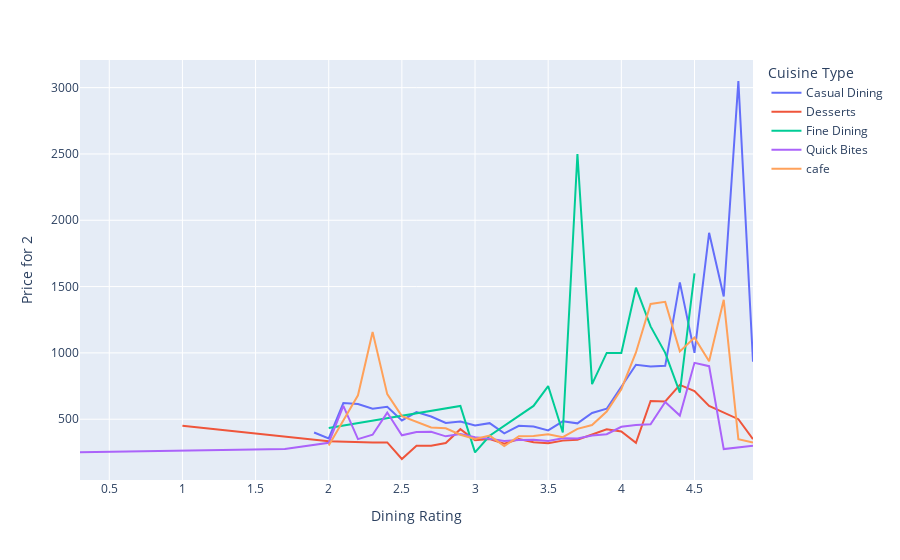

Notebook source saved alongside this figure:
### Code cell
fig.show()

### Figure 1 — Plotly figure (JSON) as saved in the notebook; plotly's stock layout.template omitted (floating-point values rounded to 4 significant figures)
{"data": [{"hovertemplate": "Cuisine Type=Casual Dining<br>Dining Rating=%{x}<br>Price for 2=%{y}<extra></extra>", "legendgroup": "Casual Dining", "line": {"color": "#636efa", "dash": "solid"}, "marker": {"symbol": "circle"}, "mode": "lines", "name": "Casual Dining", "orientation": "v", "showlegend": true, "x": [1.9, 2, 2.1, 2.2, 2.3, 2.4, 2.5, 2.6, 2.7, 2.8, 2.9, 3, 3.1, 3.2, 3.3, 3.4, 3.5, 3.6, 3.7, 3.8, 3.9, 4, 4.1, 4.2, 4.3, 4.4, 4.5, 4.6, 4.7, 4.8, 4.9], "xaxis": "x", "y": [400, 355.0, 622.2, 614.3, 579.4, 593.5, 490.5, 553.8, 520.2, 472.3, 481.9, 452.8, 470.3, 393.6, 450.5, 444.4, 415.6, 484.1, 468.9, 547.0, 579.0, 748.0, 911.1, 898.2, 902.5, 1532.0, 1000, 1906.0, 1425, 3050, 933.3], "yaxis": "y", "type": "scatter"}, {"hovertemplate": "Cuisine Type=Desserts<br>Dining Rating=%{x}<br>Price for 2=%{y}<extra></extra>", "legendgroup": "Desserts", "line": {"color": "#EF553B", "dash": "solid"}, "marker": {"symbol": "circle"}, "mode": "lines", "name": "Desserts", "orientation": "v", "showlegend": true, "x": [1, 2, 2.3, 2.4, 2.5, 2.6, 2.7, 2.8, 2.9, 3, 3.1, 3.2, 3.3, 3.4, 3.5, 3.6, 3.7, 3.8, 3.9, 4, 4.1, 4.2, 4.3, 4.4, 4.5, 4.6, 4.8, 4.9], "xaxis": "x", "y": [450, 334.1, 325, 325, 200, 300, 300, 320.8, 425, 341.5, 350, 314.6, 350, 325.9, 318.2, 338.5, 345.7, 381.8, 423.8, 407.7, 321.4, 637.5, 633.3, 758.3, 712.5, 600, 500, 350], "yaxis": "y", "type": "scatter"}, {"hovertemplate": "Cuisine Type=Fine Dining<br>Dining Rating=%{x}<br>Price for 2=%{y}<extra></extra>", "legendgroup": "Fine Dining", "line": {"color": "#00cc96", "dash": "solid"}, "marker": {"symbol": "circle"}, "mode": "lines", "name": "Fine Dining", "orientation": "v", "showlegend": true, "x": [2, 2.9, 3, 3.1, 3.4, 3.5, 3.6, 3.7, 3.8, 3.9, 4, 4.1, 4.2, 4.3, 4.4, 4.5], "xaxis": "x", "y": [433.3, 600, 250, 375, 600, 750, 400, 2500, 764.3, 1000, 1000, 1492.0, 1200, 1000, 700, 1600], "yaxis": "y", "type": "scatter"}, {"hovertemplate": "Cuisine Type=Quick Bites<br>Dining Rating=%{x}<br>Price for 2=%{y}<extra></extra>", "legendgroup": "Quick Bites", "line": {"color": "#ab63fa", "dash": "solid"}, "marker": {"symbol": "circle"}, "mode": "lines", "name": "Quick Bites", "orientation": "v", "showlegend": true, "x": [0.3, 1.7, 2, 2.1, 2.2, 2.3, 2.4, 2.5, 2.6, 2.7, 2.8, 2.9, 3, 3.1, 3.2, 3.3, 3.4, 3.5, 3.6, 3.7, 3.8, 3.9, 4, 4.1, 4.2, 4.3, 4.4, 4.5, 4.6, 4.7, 4.9], "xaxis": "x", "y": [250, 275, 322.4, 600, 350, 383.3, 550, 378.6, 403.3, 405.7, 370.8, 388.4, 364.5, 353.0, 336.0, 343.6, 345.0, 335.5, 356.6, 355.0, 376.8, 387.1, 442.7, 456.0, 461.1, 630, 527.3, 925, 900, 275, 300], "yaxis": "y", "type": "scatter"}, {"hovertemplate": "Cuisine Type=cafe<br>Dining Rating=%{x}<br>Price for 2=%{y}<extra></extra>", "legendgroup": "cafe", "line": {"color": "#FFA15A", "dash": "solid"}, "marker": {"symbol": "circle"}, "mode": "lines", "name": "cafe", "orientation": "v", "showlegend": true, "x": [2, 2.2, 2.3, 2.4, 2.5, 2.6, 2.7, 2.8, 2.9, 3, 3.1, 3.2, 3.3, 3.4, 3.5, 3.6, 3.7, 3.8, 3.9, 4, 4.1, 4.2, 4.3, 4.4, 4.5, 4.6, 4.7, 4.8, 4.9], "xaxis": "x", "y": [302.7, 680, 1157.0, 688.9, 523.5, 478.6, 437.5, 431.6, 382.7, 350.7, 376.0, 297.4, 371.2, 373.8, 387.0, 364.7, 427.5, 455.7, 557.7, 726.0, 1003.0, 1369.0, 1385.0, 1012.0, 1115, 937.5, 1400, 350, 325], "yaxis": "y", "type": "scatter"}], "layout": {"xaxis": {"anchor": "y", "domain": [0, 1], "title": {"text": "Dining Rating"}, "type": "linear", "range": [0.3, 4.9], "autorange": true}, "yaxis": {"anchor": "x", "domain": [0, 1], "title": {"text": "Price for 2"}, "type": "linear", "range": [41.67, 3208.0], "autorange": true}, "legend": {"title": {"text": "Cuisine Type"}, "tracegroupgap": 0}, "margin": {"t": 60}, "autosize": true}}
